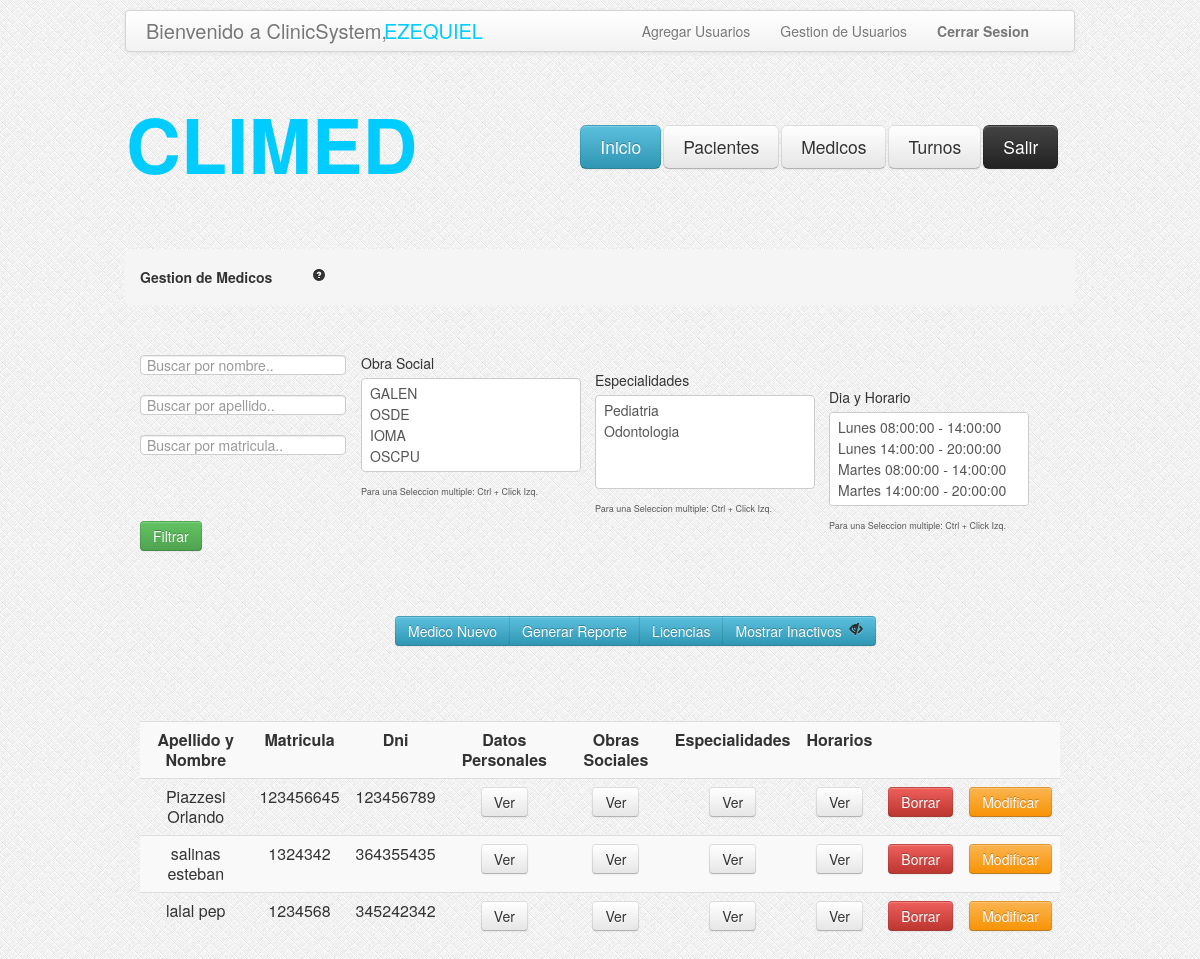
The page /GestionMedicos.php (signed in) on the database its author committed.
### tables this page shows
CREATE TABLE IF NOT EXISTS `medicos` (
  `idmedico` int(11) NOT NULL AUTO_INCREMENT,
  `nombre` varchar(100) NOT NULL,
  `apellido` varchar(100) NOT NULL,
  `nromatricula` int(11) NOT NULL,
  `email` varchar(100) NOT NULL,
  `telefono` int(25) NOT NULL,
  `fechaNac` date NOT NULL,
  `dni` int(11) NOT NULL,
  `direccion` varchar(255) DEFAULT NULL,
  `activo` tinyint(1) NOT NULL DEFAULT '1',
  PRIMARY KEY (`idmedico`)
);

### GestionMedicos.php (the view, shortened to what this page needs)
<?php
	if (!isset($_GET['ojito'])) {
		$ojito=1;
	}else{
		$ojito=$_GET['ojito'];
	}
if(isset($_POST['filtro'])){
    $filtro = $_POST['filtro'];
    $criterio = "";
    $criterioreporte ="";
    if(isset($_POST['nom'])){
    	$nombre = $_POST['nom'];
    	if($nombre != ""){
    		$criterio.="  and m.nombre LIKE '".$nombre."%'  ";
    	}
    }
    if(isset($_POST['ape'])){
    	$apellido = $_POST['ape'];
    	if($apellido != ""){
    		$criterio.="  and m.apellido LIKE '".$apellido."%' ";
    	}
    }
    if(isset($_POST['matricula'])){
    	$matricula = $_POST['matricula'];
    	if($matricula != ""){
    		$criterio.="  and m.nromatricula = ".$matricula."  ";
    	}
    }
    $obras = $_POST['obras'];
    if(count($obras) > 0){
    	foreach ($obras as $valor) {
    		$criterio.="  and mo.idobra = ".$valor."  ";
    		$criterioreporte.="  and mo.idobra = ".$valor."  ";
    	}
    }
    $especialidades = $_POST['especialidades'];
    if(count($especialidades) > 0){
    	foreach ($especialidades as $valor) {
    		$criterio.="  and me.idespecialidad = ".$valor."  ";
    		$criterioreporte.="  and mo.idobra = ".$valor."  ";
    	}
    }
    $dias = $_POST['dias'];
    if(count($dias) > 0){
    	foreach ($dias as $valor) {
    		$criterio.="  and mh.idhorario = ".$valor."  ";
    		$criterioreporte.="  and mo.idobra = ".$valor."  ";
    	}
    }
 	$consulta = "SELECT DISTINCT * FROM medicos as m
 				 INNER JOIN med_obrasocial as mo on m.idmedico = mo.idmedico
 				 INNER JOIN med_esp as me on m.idmedico = me.idmedico
 				 INNER JOIN med_hor as mh on m.idmedico = mh.idmedico
 				 WHERE (m.activo = ".$ojito." OR 0 = ".$ojito.") " .$criterio. "
 				 GROUP BY m.nromatricula";
	$resultado = mysql_query($consulta);
}else{
 	$consulta = "SELECT * FROM medicos WHERE (medicos.activo = ".$ojito." OR 0 = ".$ojito.") ";
	$resultado = mysql_query($consulta);
}
?>
<head>
<link rel="stylesheet" type="text/css" href="css/estilo.css"/>
<link rel="stylesheet" type="text/css" href="css/bootstrap.css"/>
<link rel="stylesheet" type="text/css" href="css/bootstrap-responsive.css"/>
</head>
<body style="background-image:url('images/bg.png')">
	<?php include_once('header.php'); ?>
	<div class="encapsulador">
		<div class="contenedor">
			<ul class="breadcrumb">
				<li>
					<h5>Gestion de Medicos<a href="#" style="margin-left: 40px;"><i class="icon-question-sign"></i></a></h5>
				</li>
			</ul>
			<div id="form-gestion-medicos">
				<form class="form-horizontal" method="POST" action="GestionMedicos.php?ojito=<?php echo $ojito; ?>" enctype="multipart/form-data" >
					<div class="control-group">
						<input name="nom" id="nom" type="text" placeholder="Buscar por nombre..">
					</div>
					<div class="control-group">
						<input name="ape" id="ape" type="text" placeholder="Buscar por apellido..">
					</div>
					<div class="control-group">
						<input name="matricula" id="matricula" type="text" placeholder="Buscar por matricula..">
					</div>
					<div style="margin-top: -122px; margin-left: 221px;">
						<?php
							$consultaObras = "SELECT * FROM obraSociales WHERE activo = 1";
							$resObras = mysql_query($consultaObras);
						?>
						<label>Obra Social</label>
						<select multiple="multiple" name="obras[]">
							<?php
								while ($valor = mysql_fetch_array($resObras)) {
							?>
									<option value="<?php echo $valor["idobra"];?>"><?php echo $valor["nombre"]; ?></option>
							<?php
								}
							?>
						</select>
						<span class="help-block" style="font-size: 9px;"> Para una Seleccion multiple: Ctrl + Click Izq.</span>
					</div>
					<div style="margin-top: -132px; margin-left: 455px;">
						<?php
							$consultaesp = "SELECT * FROM especialidades WHERE activo = 1";
							$resEsp = mysql_query($consultaesp);
						?>
						<label>Especialidades</label>
						<select multiple="multiple" name="especialidades[]">
							<?php
								while ($valor = mysql_fetch_array($resEsp)) {
							?>
									<option value="<?php echo $valor["idespecialidad"];?>"><?php echo $valor["nombre"]; ?></option>
							<?php
								}
							?>
						</select>
						<span class="help-block" style="font-size: 9px;"> Para una Seleccion multiple: Ctrl + Click Izq.</span>
					</div>
					<div style="margin-top: -132px; margin-left: 689px;">
						<?php
							$consultaDia = "SELECT * FROM horarios";
							$resDia = mysql_query($consultaDia);
						?>
						<label>Dia y Horario</label>
						<select multiple="multiple" id="dias" name="dias[]" style="width: 200px;">
						<?php
							while ($horario = mysql_fetch_array($resDia)) {
						?>
								<option value="<?php echo $horario["idhorario"];?>"><?php echo $horario["dia"]." ".$horario["horaIn"]." - ".$horario["horaOut"]?></option>
						<?php
							}
						?>
						</select>
						<span class="help-block" style="font-size: 9px;"> Para una Seleccion multiple: Ctrl + Click Izq.</span>
					</div>
					<div style="margin-top: -15px;">
						<button class="btn btn-success" type="submit">Filtrar</button>
					</div>
				</form>
			</div>
			<div class="btn-group" style="margin-top: 45px; margin-left: 270;">
					<button class="btn btn-info" type="button" onclick="location.href='AltaMedicos.php'">Medico Nuevo</button>
                    <?php
                    if ($_SESSION['tipo'] != "administrador") {
                    ?>
                    	<button class="btn btn-info" type="button" disabled>Generar Reporte</button>
				   	<?php
				   	}else{
				   	?>
				   		<button class="btn btn-info" type="submit" onclick="location.href='ReporteMedicos.php?ojito=<?php echo $ojito;?>&filtro=<?php echo $filtro;?>&nombre=<?php echo $nombre;?>&apellido=<?php echo $apellido;?>&matricula=<?php echo $matricula;?>&criterioreporte=<?php echo $criterioreporte;?>'">Generar Reporte</button>
				   	<?php
				   	}
				   	?>
					<button class="btn btn-info" type="button" onclick="location.href='GestionLicencias.php'">Licencias</button>
					<button class="btn btn-info" type="button"
					<?php	if($ojito == 1){ ?>
								onclick="location.href='GestionMedicos.php?ojito=0'"> Mostrar Inactivos <i class="icon-eye-close" style="margin-left: 3px;"></i>
					<?php	} else { ?>
								onclick="location.href='GestionMedicos.php?ojito=1'"> Ocultar Inactivos <i class="icon-eye-open" style="margin-left: 3px;"></i>
					<?php	} ?>
					</button>
			</div>
			<div id="tabla-gestion-pacientes">
				<table class="table table-striped">
					<tr>
						<td><b>Apellido y Nombre</b></td>
						<td><b>Matricula</b></td>
						<td><b>Dni</b></td>
						<td><b>Datos Personales</b></td>
						<td><b>Obras Sociales</b></td>
						<td><b>Especialidades</b></td>
						<td><b>Horarios</b></td>
						<td></td>
						<td></td>
					</tr>
			<?php while ($valor = mysql_fetch_array($resultado)) {	?>
					<tr>
						<td><?php echo $valor["apellido"]; ?> <?php echo $valor["nombre"]; ?></td>
						<td><?php echo $valor["nromatricula"]; ?></td>
						<td><?php echo $valor["dni"]; ?></td>
						<?php
						$consultadatos= "SELECT  * from medicos as m
												  where m.idmedico = ".$valor["idmedico"]."";
						$resultadodatos = mysql_query($consultadatos);
						?>
						<td><a data-toggle="modal" role="button" href="#datosmedico<?php echo $idmedico; ?>" class="btn">Ver</a></td>
						<?php
						$idmedico = $valor['idmedico'];
						?>
						<td><a data-toggle="modal" role="button" href="#obrasSocialesMedico<?php echo $idmedico; ?>" class="btn">Ver</a></td>
						<td><a data-toggle="modal" role="button" href="#especialidadesMedico<?php echo $idmedico; ?>" class="btn">Ver</a></td>
						<td><a data-toggle="modal" role="button" href="#horariosMedico<?php echo $idmedico; ?>" class="btn">Ver</a></td>
						<?php
								if( $valor["activo"] == 1 ){
						?>
									<td><a data-toggle="modal" role="button" href="#borrar<?php echo $idmedico; ?>" class="btn btn-danger">Borrar</a></td>
						<?php	}else{ ?>
									<td><button class="btn btn-success" type="button" onclick="location.href='HabilitarMedico.php?idmedico=<?php echo $idmedico; ?> '">Habilitar</button></td>
						<?php	}  	?>
						<td><button class="btn btn-warning" onclick="location.href='CargaMedico.php?idmedico=<?php echo $idmedico; ?> '" type="button">Modificar</button> </td>
					</tr>
				<?php
				}
				?>
				</table>
			</div>
		</div>
	</div>
</body>
</html>

### css/estilo.css (style rules this page uses)
.encapsulador { width:950px; height:auto; margin: auto; }
.contenedor { margin-top: 75px; }
#form-gestion-medicos { margin-top: 50px; margin-left: 15px; margin-right: 15px; }
#tabla-gestion-pacientes { margin-top: 75px; margin-left: 15px; margin-right: 15px; }

### rows shown on the page
medicos: apellido "Piazzesi", nombre "Orlando", nromatricula "123456645", dni "123456789"
medicos: apellido "salinas", nombre "esteban", nromatricula "1324342", dni "364355435"
medicos: apellido "lalal", nombre "pep", nromatricula "1234568", dni "345242342"

### other values the page prints
$usuario "EZEQUIEL"
